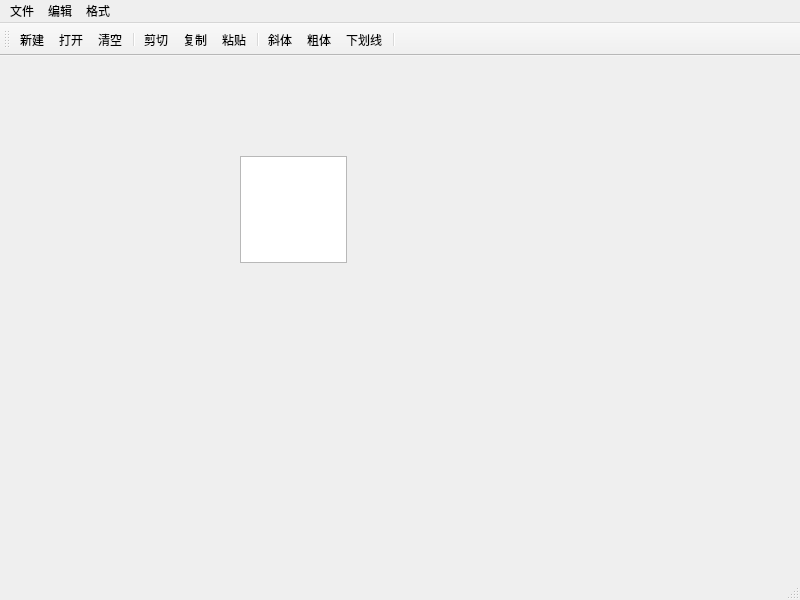
<?xml version="1.0" encoding="UTF-8"?>
<ui version="4.0">
 <class>MainWindow</class>
 <widget class="QMainWindow" name="MainWindow">
  <property name="geometry">
   <rect>
    <x>0</x>
    <y>0</y>
    <width>800</width>
    <height>600</height>
   </rect>
  </property>
  <property name="windowTitle">
   <string>MainWindow</string>
  </property>
  <widget class="QWidget" name="centralwidget">
   <widget class="QTextEdit" name="textEdit">
    <property name="geometry">
     <rect>
      <x>240</x>
      <y>100</y>
      <width>107</width>
      <height>107</height>
     </rect>
    </property>
   </widget>
  </widget>
  <widget class="QMenuBar" name="menubar">
   <property name="geometry">
    <rect>
     <x>0</x>
     <y>0</y>
     <width>800</width>
     <height>30</height>
    </rect>
   </property>
   <widget class="QMenu" name="menu">
    <property name="title">
     <string>文件</string>
    </property>
    <addaction name="actionNew"/>
    <addaction name="actionOpen"/>
    <addaction name="separator"/>
    <addaction name="actionExit"/>
   </widget>
   <widget class="QMenu" name="menu_2">
    <property name="title">
     <string>编辑</string>
    </property>
    <addaction name="actionCut"/>
    <addaction name="actionCopy"/>
    <addaction name="actionPaste"/>
    <addaction name="separator"/>
    <addaction name="actionClear"/>
   </widget>
   <widget class="QMenu" name="menu_3">
    <property name="title">
     <string>格式</string>
    </property>
    <addaction name="actionBold"/>
    <addaction name="actionItalic"/>
    <addaction name="actionUnderLine"/>
   </widget>
   <addaction name="menu"/>
   <addaction name="menu_2"/>
   <addaction name="menu_3"/>
  </widget>
  <widget class="QStatusBar" name="statusbar"/>
  <widget class="QToolBar" name="toolBar">
   <property name="windowTitle">
    <string>toolBar</string>
   </property>
   <property name="toolButtonStyle">
    <enum>Qt::ToolButtonTextUnderIcon</enum>
   </property>
   <attribute name="toolBarArea">
    <enum>TopToolBarArea</enum>
   </attribute>
   <attribute name="toolBarBreak">
    <bool>false</bool>
   </attribute>
   <addaction name="actionNew"/>
   <addaction name="actionOpen"/>
   <addaction name="actionClear"/>
   <addaction name="separator"/>
   <addaction name="actionCut"/>
   <addaction name="actionCopy"/>
   <addaction name="actionPaste"/>
   <addaction name="separator"/>
   <addaction name="actionItalic"/>
   <addaction name="actionBold"/>
   <addaction name="actionUnderLine"/>
   <addaction name="separator"/>
  </widget>
  <action name="actionNew">
   <property name="icon">
    <iconset resource="Resuorces.qrc">
     <normaloff>:/images/images/new.png</normaloff>:/images/images/new.png</iconset>
   </property>
   <property name="text">
    <string>新建</string>
   </property>
   <property name="toolTip">
    <string>新建</string>
   </property>
   <property name="shortcut">
    <string>Ctrl+N</string>
   </property>
  </action>
  <action name="actionOpen">
   <property name="icon">
    <iconset resource="Resuorces.qrc">
     <normaloff>:/images/images/open.png</normaloff>:/images/images/open.png</iconset>
   </property>
   <property name="text">
    <string>打开</string>
   </property>
   <property name="toolTip">
    <string>打开</string>
   </property>
   <property name="shortcut">
    <string>Ctrl+O</string>
   </property>
  </action>
  <action name="actionExit">
   <property name="icon">
    <iconset resource="Resuorces.qrc">
     <normaloff>:/images/images/exit.png</normaloff>:/images/images/exit.png</iconset>
   </property>
   <property name="text">
    <string>退出</string>
   </property>
   <property name="toolTip">
    <string>退出</string>
   </property>
  </action>
  <action name="actionCut">
   <property name="icon">
    <iconset resource="Resuorces.qrc">
     <normaloff>:/images/images/cut.png</normaloff>:/images/images/cut.png</iconset>
   </property>
   <property name="text">
    <string>剪切</string>
   </property>
   <property name="toolTip">
    <string>剪切</string>
   </property>
   <property name="shortcut">
    <string>Ctrl+X</string>
   </property>
  </action>
  <action name="actionCopy">
   <property name="icon">
    <iconset resource="Resuorces.qrc">
     <normaloff>:/images/images/copy.png</normaloff>:/images/images/copy.png</iconset>
   </property>
   <property name="text">
    <string>复制</string>
   </property>
   <property name="toolTip">
    <string>复制</string>
   </property>
   <property name="shortcut">
    <string>Ctrl+C</string>
   </property>
  </action>
  <action name="actionPaste">
   <property name="icon">
    <iconset resource="Resuorces.qrc">
     <normaloff>:/images/images/paste.png</normaloff>:/images/images/paste.png</iconset>
   </property>
   <property name="text">
    <string>粘贴</string>
   </property>
   <property name="toolTip">
    <string>粘贴</string>
   </property>
   <property name="shortcut">
    <string>Ctrl+V</string>
   </property>
  </action>
  <action name="actionClear">
   <property name="icon">
    <iconset resource="Resuorces.qrc">
     <normaloff>:/images/images/clear.png</normaloff>:/images/images/clear.png</iconset>
   </property>
   <property name="text">
    <string>清空</string>
   </property>
   <property name="toolTip">
    <string>清空</string>
   </property>
  </action>
  <action name="actionBold">
   <property name="checkable">
    <bool>true</bool>
   </property>
   <property name="icon">
    <iconset resource="Resuorces.qrc">
     <normaloff>:/images/images/bold.png</normaloff>:/images/images/bold.png</iconset>
   </property>
   <property name="text">
    <string>粗体</string>
   </property>
   <property name="toolTip">
    <string>粗体</string>
   </property>
  </action>
  <action name="actionItalic">
   <property name="checkable">
    <bool>true</bool>
   </property>
   <property name="icon">
    <iconset resource="Resuorces.qrc">
     <normaloff>:/images/images/Italic.png</normaloff>:/images/images/Italic.png</iconset>
   </property>
   <property name="text">
    <string>斜体</string>
   </property>
   <property name="toolTip">
    <string>斜体</string>
   </property>
  </action>
  <action name="actionUnderLine">
   <property name="checkable">
    <bool>true</bool>
   </property>
   <property name="icon">
    <iconset resource="Resuorces.qrc">
     <normaloff>:/images/images/underline.png</normaloff>:/images/images/underline.png</iconset>
   </property>
   <property name="text">
    <string>下划线</string>
   </property>
   <property name="toolTip">
    <string>下划线</string>
   </property>
  </action>
 </widget>
 <resources>
  <include location="Resuorces.qrc"/>
 </resources>
 <connections>
  <connection>
   <sender>actionExit</sender>
   <signal>triggered()</signal>
   <receiver>MainWindow</receiver>
   <slot>close()</slot>
   <hints>
    <hint type="sourcelabel">
     <x>-1</x>
     <y>-1</y>
    </hint>
    <hint type="destinationlabel">
     <x>399</x>
     <y>299</y>
    </hint>
   </hints>
  </connection>
  <connection>
   <sender>actionCut</sender>
   <signal>triggered()</signal>
   <receiver>textEdit</receiver>
   <slot>cut()</slot>
   <hints>
    <hint type="sourcelabel">
     <x>-1</x>
     <y>-1</y>
    </hint>
    <hint type="destinationlabel">
     <x>293</x>
     <y>237</y>
    </hint>
   </hints>
  </connection>
  <connection>
   <sender>actionCopy</sender>
   <signal>triggered()</signal>
   <receiver>textEdit</receiver>
   <slot>copy()</slot>
   <hints>
    <hint type="sourcelabel">
     <x>-1</x>
     <y>-1</y>
    </hint>
    <hint type="destinationlabel">
     <x>293</x>
     <y>237</y>
    </hint>
   </hints>
  </connection>
  <connection>
   <sender>actionClear</sender>
   <signal>triggered()</signal>
   <receiver>textEdit</receiver>
   <slot>clear()</slot>
   <hints>
    <hint type="sourcelabel">
     <x>-1</x>
     <y>-1</y>
    </hint>
    <hint type="destinationlabel">
     <x>293</x>
     <y>237</y>
    </hint>
   </hints>
  </connection>
  <connection>
   <sender>actionPaste</sender>
   <signal>triggered()</signal>
   <receiver>textEdit</receiver>
   <slot>paste()</slot>
   <hints>
    <hint type="sourcelabel">
     <x>-1</x>
     <y>-1</y>
    </hint>
    <hint type="destinationlabel">
     <x>293</x>
     <y>237</y>
    </hint>
   </hints>
  </connection>
 </connections>
</ui>
